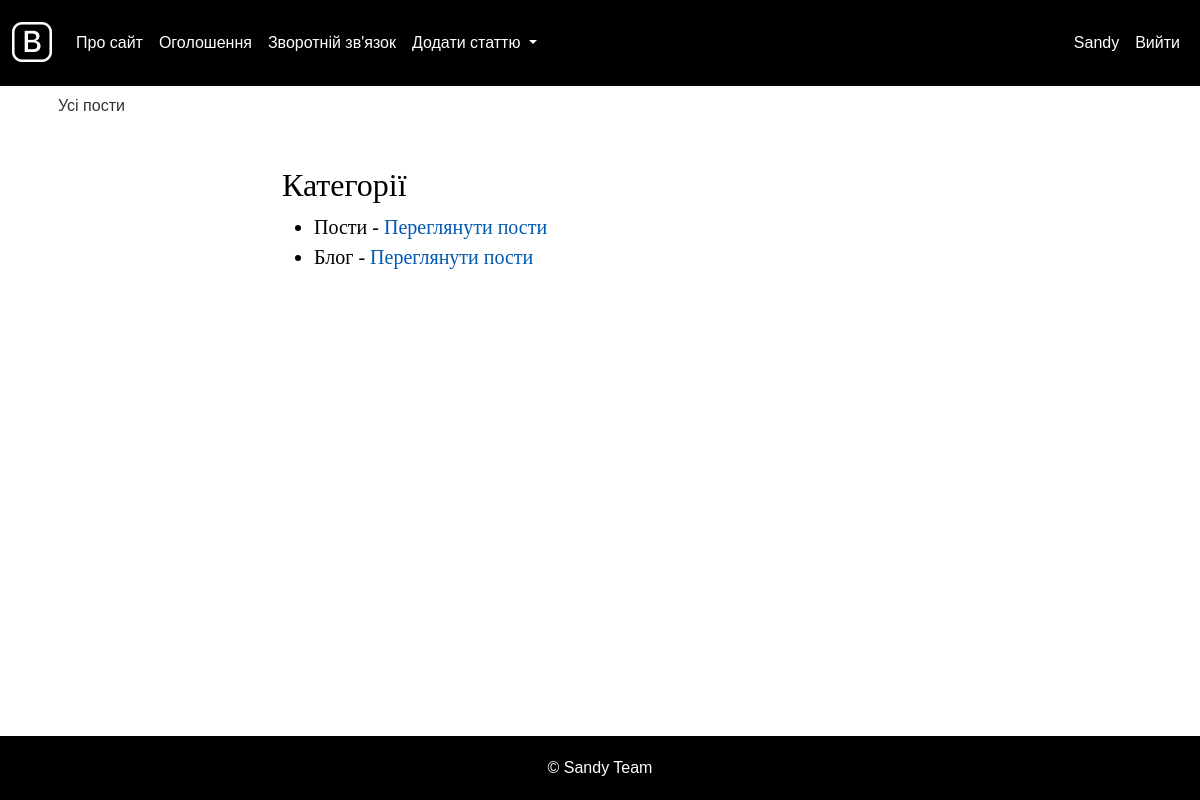
The page /categories/ (signed in) on the database its author committed.
### blog/models.py (models this page shows, shortened)
class CustomUser(AbstractUser):
    avatar = models.ImageField(upload_to='avatars/', blank=True, null=True, default='avatars/default_avatar.png')
    class Meta:
        verbose_name = 'Користувач'
        verbose_name_plural = 'Користувачі'

class Category(models.Model):
    name = models.CharField(max_length=100, verbose_name="Назва категорії")
    slug = models.SlugField(max_length=255, unique=True, verbose_name="URL")
    class Meta:
        verbose_name = 'Категорія'
        verbose_name_plural = 'Категорії'
        ordering = ['id']

### blog/views.py (the view)
# urls.py: path('categories/', CategoryListView.as_view(), name='category_list'),
class CategoryListView(ListView):
    model = Category
    template_name = 'list_categories.html'
    context_object_name = 'categories'

### blog/templates/list_categories.html (shortened to what this page needs)
{% extends 'base.html' %}
{% block content %}
<h2>Категорії</h2>
<ul>
    {% for category in categories %}
        <li>{{ category.name }}
            - <a href="{% url 'category_posts' category.pk %}">Переглянути пости</a>
        </li>
    {% endfor %}
</ul>
{% endblock %}

### blog/templates/base.html (shortened to what this page needs)
{% load static %}
<!DOCTYPE html>
<html>
<head>
    <link href="https://cdn.jsdelivr.net/npm/bootstrap@5.3.0/dist/css/bootstrap.min.css" rel="stylesheet">
    <link href="https://cdn.jsdelivr.net/npm/bootstrap-icons/font/bootstrap-icons.css" rel="stylesheet">
    <link href="{% static 'css/styles.css' %}" rel="stylesheet">
</head>
<body>
<nav class="navbar navbar-expand-lg navbar-light">
    <div class="container-fluid">
        <a class="navbar-brand" href="{% url 'home' %}">
            <i class="bi bi-bootstrap" style="color: #fff;"></i>
        </a>
        <div class="collapse navbar-collapse" id="navbarNavDropdown">
            <ul class="navbar-nav me-auto">
                <li class="nav-item">
                    <a class="nav-link" href="{% url 'about' %}">Про сайт</a>
                </li>
                <li class="nav-item">
                    <a class="nav-link" href="{% url 'announcements' %}">Оголошення</a>
                </li>
                <li class="nav-item">
                    <a class="nav-link" href="{% url 'contact' %}">Зворотній зв'язок</a>
                </li>
                <li class="nav-item dropdown">
                    <a class="nav-link dropdown-toggle" href="{% url 'add_page' %}" id="navbarDropdown" role="button" data-bs-toggle="dropdown" aria-expanded="false">
                        Додати статтю
                    </a>
                </li>
            </ul>
            <ul class="navbar-nav ms-auto">
                {% if request.user.is_authenticated %}
                    <li class="nav-item">
                        <a class="nav-link" href="{% url 'user_profile' request.user.username %}">{{ request.user.username }}</a>
                    </li>
                    <li class="nav-item">
                        <a class="nav-link" href="{% url 'logout' %}">Вийти</a>
                    </li>
                {% endif %}
            </ul>
        </div>
    </div>
</nav>
<div class="container content-wrapper">
    <div class="row">
        <div class="col-md-2">
            <ul class="list-group">
                {% if cat_selected == 0 %}
                    <li class="list-group-item list-group-header">Усі пости</li>
                {% else %}
                    <li class="list-group-item"><a href="{% url 'home' %}">Усі пости</a></li>
                {% endif %}
            </ul>
        </div>
        <div class="col-md-10">
            <div class="content-text">
                {% block content %}
                {% endblock %}
            </div>
        </div>
    </div>
</div>
<footer class="footer">
    <div class="container">
        <span class="text-muted">&copy; Sandy Team</span>
    </div>
</footer>
</body>
</html>

### blog/static/css/styles.css (style rules this page uses)
html, body { font-family: 'Arial'; margin: 0; padding: 0; height: 100%; width: 100%; color: #444; }
a { color: #0059b2; text-decoration: none; }
.bi-bootstrap { font-size: 40px; color: #000; }
.content-text { margin: 60px 0 0 30px; color: #000; font-size: 20px; font-family: Yandex Sans Display Light; }

### blog/templates/base.html (style rules this page uses)
body, html { height: 100%; margin: 0; }
body { display: flex; flex-direction: column; }
.content-wrapper { flex: 1; }
.footer { position: relative; bottom: 0; width: 100%; text-align: center; padding: 20px 0; background-color: #000; }
.footer .text-muted { color: #fff !important; }
.navbar-light { background-color: #000 !important; }
.navbar-nav .nav-link { color: #fff !important; }
.content-text { padding: 20px; }
.list-group { border: none; padding-left: 0; }
.list-group-item { border: none; padding: 0.5rem 1rem; }
.list-group-item a { color: #333; text-decoration: none; }

### rows shown on the page
CustomUser: user.username "Sandy"
Category: name "Пости"
Category: name "Блог"
